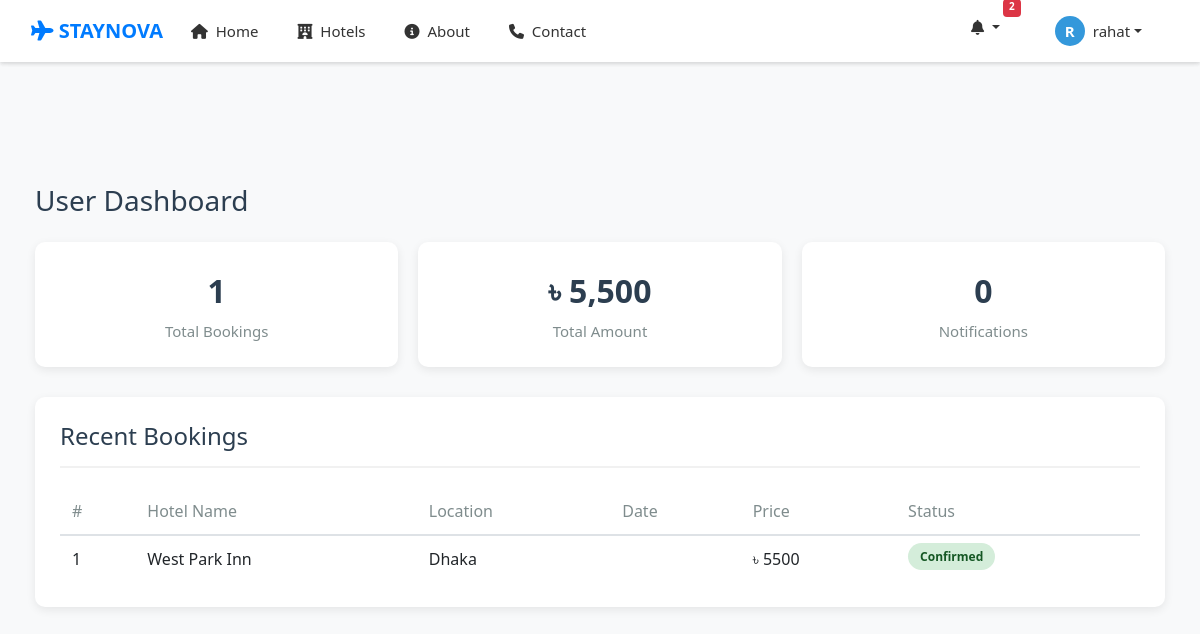
The app's page /user/dashboard.php (signed in), older data.
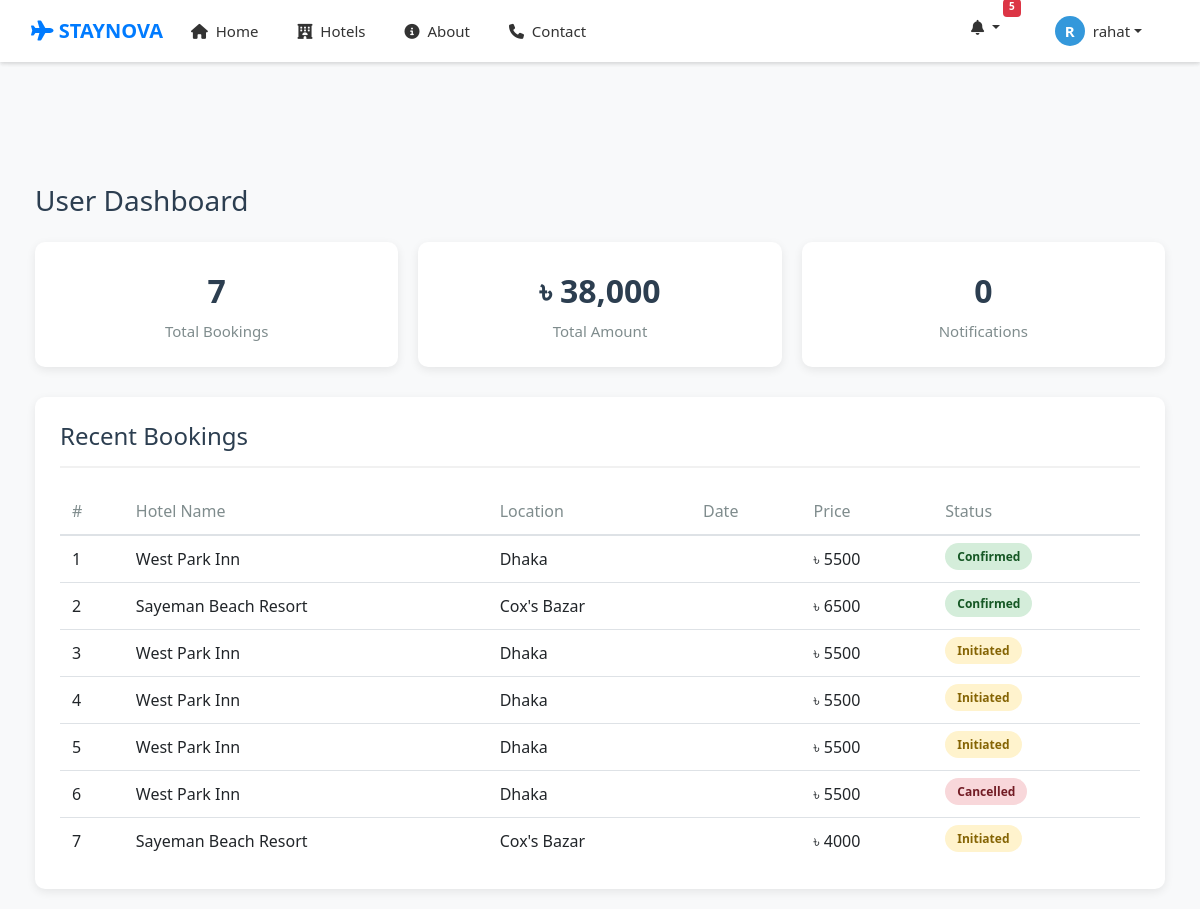
The same page, newer data.
### tables this page shows
CREATE TABLE `bookings` (
  `id` int(11) NOT NULL,
  `user_id` int(11) DEFAULT NULL,
  `owner_id` int(11) NOT NULL,
  `hotel_name` varchar(200) DEFAULT NULL,
  `location` varchar(200) DEFAULT NULL,
  `price` int(11) DEFAULT NULL,
  `rooms_count` int(11) DEFAULT 1,
  `guests` int(11) DEFAULT 1,
  `booking_date` date DEFAULT NULL,
  `check_in_date` date DEFAULT NULL,
  `check_out_date` date DEFAULT NULL,
  `status` varchar(50) DEFAULT 'Confirmed',
  `hotel_id` int(11) DEFAULT NULL,
  `room_title` varchar(200) DEFAULT NULL,
  `room_id` int(11) DEFAULT NULL,
  `rooms_booked` int(11) DEFAULT 1,
  `payment_status` enum('pending','success','failed') NOT NULL DEFAULT 'pending',
  `created_at` datetime NOT NULL DEFAULT current_timestamp()
);

### user/dashboard.php (the view, shortened to what the changed rows need)
<?php
include "../db_connect.php";
include "../header.php";
$user_id = $_SESSION['user_id'];
$bookings_sql = "SELECT COUNT(*) as total_bookings,
                        SUM(price) as total_spent
                 FROM bookings
                 WHERE user_id='$user_id'";
$bookings_result = mysqli_query($conn, $bookings_sql);
$bookings_stats = mysqli_fetch_assoc($bookings_result);
$total_bookings = $bookings_stats['total_bookings'] ?? 0;
$total_spent = $bookings_stats['total_spent'] ?? 0;
$recent_sql = "SELECT * FROM bookings
               WHERE user_id='$user_id'
               ORDER BY booking_date DESC
               LIMIT 10";
$recent_result = mysqli_query($conn, $recent_sql);
?>
<!DOCTYPE html>
<html lang="en">
<head>
    <link rel="stylesheet" href="https://cdnjs.cloudflare.com/ajax/libs/font-awesome/6.4.0/css/all.min.css">
    <link rel="stylesheet" href="https://stackpath.bootstrapcdn.com/bootstrap/4.5.2/css/bootstrap.min.css">
    <link rel="stylesheet" href="../style.css">
    <?php include "../header.php"; ?>
</head>
<body>
<div class="container">
    <div class="stats-row">
        <div class="stat-box">
            <div class="stat-number"><?php echo $total_bookings; ?></div>
            <div class="stat-label">Total Bookings</div>
        </div>
        <div class="stat-box">
            <div class="stat-number">৳ <?php echo number_format($total_spent); ?></div>
            <div class="stat-label">Total Amount</div>
        </div>
    </div>
    <div class="bookings-table">
        <?php if(mysqli_num_rows($recent_result) > 0): ?>
            <div class="table-responsive">
                <table class="table table-hover">
                    <thead>
                        <tr>
                            <th>#</th>
                            <th>Hotel Name</th>
                            <th>Location</th>
                            <th>Date</th>
                            <th>Price</th>
                            <th>Status</th>
                        </tr>
                    </thead>
                    <tbody>
                        <?php
                        $counter = 1;
                        while($booking = mysqli_fetch_assoc($recent_result)):
                        ?>
                        <tr>
                            <td><?php echo $counter++; ?></td>
                            <td><?php echo $booking['hotel_name']; ?></td>
                            <td><?php echo $booking['location']; ?></td>
                            <td><?php echo $booking['booking_date']; ?></td>
                            <td>৳ <?php echo $booking['price']; ?></td>
                            <td>
                                <?php
                                $status_class = 'status-pending';
                                if($booking['status'] == 'confirmed') $status_class = 'status-confirmed';
                                if($booking['status'] == 'cancelled') $status_class = 'status-cancelled';
                                ?>
                                <span class="status-badge <?php echo $status_class; ?>">
                                    <?php echo ucfirst($booking['status']); ?>
                                </span>
                            </td>
                        </tr>
                        <?php endwhile; ?>
                    </tbody>
                </table>
            </div>
        <?php endif; ?>
    </div>
</div>
</body>
</html>

### header.php (shortened to what the changed rows need)
<?php
include_once "db_connect.php";
$unread_count = 0;
if (isset($_SESSION['user_id'], $_SESSION['role'])) {
    $uid = $_SESSION['user_id'];
    $role = $_SESSION['role'];
    $count_sql = "SELECT COUNT(*) as total FROM notifications
                  WHERE receiver_id = '$uid'
                  AND receiver_role = '$role'
                  AND status = 'unread'";
    $count_result = mysqli_query($conn, $count_sql);
    if ($count_result && mysqli_num_rows($count_result) > 0) {
        $count_data = mysqli_fetch_assoc($count_result);
        $unread_count = (int)$count_data['total'];
    }
}
?>
<link rel="stylesheet" href="https://stackpath.bootstrapcdn.com/bootstrap/4.5.2/css/bootstrap.min.css">
<link rel="stylesheet" href="https://cdnjs.cloudflare.com/ajax/libs/font-awesome/6.4.0/css/all.min.css">
<nav class="navbar navbar-expand-lg navbar-light bg-white shadow-sm fixed-top">
    <div class="container">
        <div class="collapse navbar-collapse" id="navbarNav">
            <ul class="navbar-nav ml-auto">
                <?php if (isset($_SESSION['user_id'])): ?>
                    <li class="nav-item dropdown mr-3">
                        <a class="nav-link dropdown-toggle position-relative" href="#" data-toggle="dropdown">
                            <i class="fas fa-bell"></i>
                            <?php if ($unread_count > 0): ?>
                                <span class="badge badge-danger"
                                      style="position: absolute; top: 0; right: 0; transform: translate(50%, -50%);
                                             font-size: 10px; padding: 2px 5px; min-width: 18px; height: 18px;">
                                    <?php echo $unread_count; ?>
                                </span>
                            <?php endif; ?>
                        </a>
                    </li>
                <?php endif; ?>
            </ul>
        </div>
    </div>
</nav>

Row changes from the older to the newer data that the page shows:
added bookings: hotel_name "Sayeman Beach Resort", location "Cox's Bazar", price "6500", status "Confirmed"
added bookings: hotel_name "West Park Inn", location "Dhaka", price "5500", status "Initiated"
added bookings: hotel_name "West Park Inn", location "Dhaka", price "5500", status "Initiated"
added bookings: hotel_name "West Park Inn", location "Dhaka", price "5500", status "Initiated"
added bookings: hotel_name "West Park Inn", location "Dhaka", price "5500", status "Cancelled"
added bookings: hotel_name "Sayeman Beach Resort", location "Cox's Bazar", price "4000", status "Initiated"
Text that changed along with them:
$unread_count: "2" → "5"
$total_bookings: "1" → "7"
$total_spent: "5,500" → "38,000"
